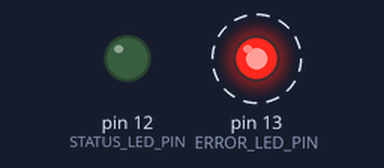
This sketch was run on a simulated Arduino Uno, built with avr-gcc and run on an emulated ATmega328P. On the bench: output pins drawn as LEDs (lit = HIGH). Dashed ring = blinking. Pins used as bus, display or sensor lines are not drawn; what the sketch prints to the serial monitor is not drawn.

Above: at 1.14 s.
Timing chart, 0 to 4.1 s (numbered marks = the images above):
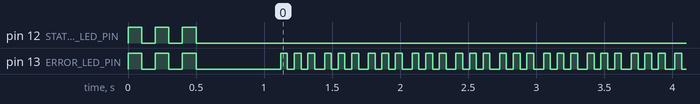

Measured:
- by itself, pin 13 (ERROR_LED_PIN): moves between LOW and HIGH, repeating every 21.3 s

The sketch:

sketch.ino
```cpp
/*******************************************************************************
 * LIN BUS MASTER - ARDUINO UNO R3
 *
 * Board: Arduino Uno R3 (ATmega328P)
 * Power: 5V Laboratory Supply (NOT 12V automotive)
 *
 * DESCRIPTION:
 * LIN bus master/commander that polls the RP2040 slave every 100ms for
 * steering wheel button and potentiometer data. Validates received data
 * and displays decoded values via Serial Monitor and status LEDs.
 *
 * LIN PROTOCOL BASICS:
 * ┌─────────────────────────────────────────────────────────────────────┐
 * │ Break Field  │ Sync │ PID  │ Data Bytes (1-8)        │ Checksum    │
 * │ 13+ bits LOW │ 0x55 │ 0x3C │ Button + ADC0 + ADC1    │ Modular Sum │
 * └─────────────────────────────────────────────────────────────────────┘
 *
 * TIMING DIAGRAM:
 * Master:  |<---- BREAK ---->|SYNC|PID |
 *          |_________________|0x55|0x3C|
 *          └─ 13 bits = 676µs min @ 19200 baud
 *
 * Slave:                              |BTN|ADC0_H|ADC0_L|ADC1_H|ADC1_L|CHK|
 *
 * MCP2003 LIN TRANSCEIVER CONNECTIONS (CORRECTED PINOUT):
 * ┌─────────────────────────────────────────────────────────────────────┐
 * │ MCP2003 Pin │ Function │ Arduino Connection                         │
 * ├─────────────┼──────────┼────────────────────────────────────────────┤
 * │ Pin 1 (RXD) │ Receive  │ Pin 0 (RX) + 5kΩ pull-up to 5V            │
 * │ Pin 2 (CS)  │ Chip Sel │ Pin 2 + 5kΩ pull-up to 5V (keep HIGH)     │
 * │ Pin 3 (WAKE)│ Wake-up  │ Not connected (optional)                   │
 * │ Pin 4 (TXD) │ Transmit │ Pin 1 (TX)                                 │
 * │ Pin 5 (VSS) │ Ground   │ GND                                        │
 * │ Pin 6 (LBUS)│ LIN Bus  │ To RP2040 MCP2003 LBUS                     │
 * │             │          │ + 1kΩ termination resistor to GND          │
 * │             │          │ + 100nF capacitor to GND                   │
 * │ Pin 7 (VBB) │ Battery  │ 5V (laboratory power supply)               │
 * │ Pin 8 (VREN)│ VReg En  │ 5V or leave floating                       │
 * └─────────────┴──────────┴────────────────────────────────────────────┘
 *
 * STATUS INDICATORS:
 * - Pin 12 (Status LED): Toggles on each valid frame received
 * - Pin 13 (Error LED): Blinks on LIN errors (timeout, checksum fail)
 *
 * SERIAL OUTPUT (115200 baud when USB connected):
 * - Button states: "BTN: [1][2][3][4][5][6][7]"
 * - ADC0: Raw value (0-4095) and percentage (0-100%)
 * - ADC1: Raw value (0-4095) and percentage (0-100%)
 *
 * NOTE: Serial debugging conflicts with LIN on pins 0/1!
 * - For initial testing WITH USB: Serial output works but LIN may be unreliable
 * - For production WITHOUT USB: LIN works perfectly, use LED patterns for status
 *
 * 5V LABORATORY POWER SETUP:
 * - Arduino powered via USB or external 5V to VIN/5V pin
 * - MCP2003 VBB powered by same 5V source
 * - This setup is safe for prototyping
 * - Later upgrade to 12V: Add DC-DC converter (12V → 5V) before MCP2003 VBB
 *
 * Author: Claude Code
 * Date: 2026-02-12
 * Version: 2.0 (5V Lab Setup with corrected MCP2003 pinout)
 ******************************************************************************/

// ============================================================================
// PIN DEFINITIONS
// ============================================================================
#define LIN_CS_PIN        2     // Chip Select → MCP2003 Pin 2 (CS)
#define STATUS_LED_PIN    12    // Status LED (toggles on valid frames)
#define ERROR_LED_PIN     13    // Error LED (blinks on errors)

// Note: Pins 0 and 1 are used by hardware Serial for LIN communication
// Pin 0 (RX) ← MCP2003 Pin 1 (RXD)
// Pin 1 (TX) → MCP2003 Pin 4 (TXD)

// ============================================================================
// LIN PROTOCOL CONSTANTS
// ============================================================================
#define LIN_BAUD_RATE     19200           // Standard LIN baud rate
#define LIN_FRAME_ID      0x3C            // Protected ID for input request
#define LIN_SYNC_BYTE     0x55            // Standard LIN sync byte
#define LIN_BREAK_BITS    13              // Break field duration (bits)

// ============================================================================
// TIMING CONSTANTS
// ============================================================================
#define POLL_INTERVAL     100             // Poll slave every 100ms
#define RESPONSE_TIMEOUT  20              // Wait up to 20ms for slave response
#define BREAK_DURATION    700             // Break field: 700µs (13 bits @ 19200 = 677µs)

// ============================================================================
// DATA STRUCTURE
// ============================================================================
struct SteeringData {
  uint8_t buttons;                        // 7 button states (bits 0-6)
  uint16_t pot1;                          // 12-bit ADC value (0-4095)
  uint16_t pot2;                          // 12-bit ADC value (0-4095)
  bool valid;                             // Data validity flag
};

SteeringData currentData = {0, 0, 0, false};

// ============================================================================
// GLOBAL VARIABLES
// ============================================================================
unsigned long lastPollTime = 0;
bool statusLedState = false;

/*******************************************************************************
 * SETUP - Initialize hardware and peripherals
 ******************************************************************************/
void setup() {
  // Initialize hardware Serial for LIN communication
  Serial.begin(LIN_BAUD_RATE);

  // Configure LIN CS pin - keep HIGH to enable MCP2003
  pinMode(LIN_CS_PIN, OUTPUT);
  digitalWrite(LIN_CS_PIN, HIGH);

  // Configure status LEDs
  pinMode(STATUS_LED_PIN, OUTPUT);
  pinMode(ERROR_LED_PIN, OUTPUT);
  digitalWrite(STATUS_LED_PIN, LOW);
  digitalWrite(ERROR_LED_PIN, LOW);

  // Startup sequence: Blink both LEDs 3 times
  for (int i = 0; i < 3; i++) {
    digitalWrite(STATUS_LED_PIN, HIGH);
    digitalWrite(ERROR_LED_PIN, HIGH);
    delay(100);
    digitalWrite(STATUS_LED_PIN, LOW);
    digitalWrite(ERROR_LED_PIN, LOW);
    delay(100);
  }

  delay(500);  // Allow MCP2003 to stabilize

  // NOTE: Serial.println() will interfere with LIN on pins 0/1!
  // Uncomment for initial testing with USB, comment out for production
  // Serial.end();
  // Serial.begin(115200);  // Switch to debug baud rate
  // Serial.println(F("=== LIN BUS MASTER ==="));
  // Serial.println(F("Arduino Uno @ 5V Lab Supply"));
  // Serial.println(F("Polling RP2040 slave every 100ms..."));
}

/*******************************************************************************
 * MAIN LOOP
 ******************************************************************************/
void loop() {
  // Poll slave at regular intervals
  if (millis() - lastPollTime >= POLL_INTERVAL) {
    lastPollTime = millis();

    // Request data from slave
    if (requestSlaveData()) {
      // Data received successfully - toggle status LED
      statusLedState = !statusLedState;
      digitalWrite(STATUS_LED_PIN, statusLedState);

      // Print data to Serial Monitor (if USB connected)
      printSteeringData();
    } else {
      // Error occurred - blink error LED
      blinkErrorLED();
    }
  }
}

/*******************************************************************************
 * REQUEST SLAVE DATA - Send LIN header and receive slave response
 *
 * LIN Frame Sequence:
 * 1. Send BREAK field (13 bits LOW = 676µs minimum)
 * 2. Send SYNC byte (0x55)
 * 3. Send PID (0x3C)
 * 4. Wait for slave response (6 bytes)
 * 5. Validate checksum
 * 6. Parse data
 *
 * Returns: true if valid data received, false on error
 ******************************************************************************/
bool requestSlaveData() {
  // Clear any stale data from serial buffer
  while (Serial.available()) {
    Serial.read();
  }

  // Step 1: Send LIN BREAK field
  sendBreakField();

  // Step 2: Send SYNC byte
  Serial.write(LIN_SYNC_BYTE);

  // Step 3: Send PID (Protected ID)
  Serial.write(LIN_FRAME_ID);

  // Step 4: Wait for slave response (6 bytes expected)
  uint8_t response[6];
  unsigned long timeout = millis();

  for (int i = 0; i < 6; i++) {
    // Wait for byte with timeout
    while (!Serial.available()) {
      if (millis() - timeout > RESPONSE_TIMEOUT) {
        currentData.valid = false;
        return false;  // Timeout error
      }
    }
    response[i] = Serial.read();
  }

  // Step 5: Validate checksum
  uint8_t calculatedChecksum = calculateChecksum(response, 5);
  if (response[5] != calculatedChecksum) {
    currentData.valid = false;
    return false;  // Checksum error
  }

  // Step 6: Parse response data
  parseResponse(response);
  currentData.valid = true;

  return true;
}

/*******************************************************************************
 * SEND BREAK FIELD - Generate LIN break (13 bits LOW)
 *
 * LIN Break Field Requirements:
 * - Duration: 13+ bit times LOW
 * - At 19200 baud: 1 bit = 52.08µs, so 13 bits = 676.04µs minimum
 * - We use 700µs for safety margin
 *
 * Implementation:
 * - Switch to 9600 baud (half speed)
 * - Send 0x00 (10 bits: start + 8 data + stop)
 * - At 9600 baud, 10 bits = 1.04ms ≈ 20 bits @ 19200 baud
 * - This creates a sufficiently long break field
 * - Restore 19200 baud for normal communication
 ******************************************************************************/
void sendBreakField() {
  Serial.end();                 // Close serial
  Serial.begin(9600);           // Switch to half speed
  Serial.write(0x00);           // Send null byte (creates extended LOW)
  Serial.flush();               // Wait for transmission complete
  Serial.end();                 // Close serial
  Serial.begin(LIN_BAUD_RATE);  // Restore normal baud rate
  delayMicroseconds(200);       // Small delay for stability
}

/*******************************************************************************
 * PARSE RESPONSE - Extract button states and ADC values
 *
 * Frame format (6 bytes):
 * ┌─────────┬──────────┬──────────┬──────────┬──────────┬──────────┐
 * │ Byte 0  │ Byte 1   │ Byte 2   │ Byte 3   │ Byte 4   │ Byte 5   │
 * │ Buttons │ ADC0_MSB │ ADC0_LSB │ ADC1_MSB │ ADC1_LSB │ Checksum │
 * └─────────┴──────────┴──────────┴──────────┴──────────┴──────────┘
 *
 * Button byte: Bits 0-6 = Buttons 1-7 (1=pressed, 0=released)
 * ADC values: 12-bit (0-4095) split into MSB (8 bits) + LSB (4 bits)
 ******************************************************************************/
void parseResponse(uint8_t* data) {
  // Extract button states (7 bits)
  currentData.buttons = data[0] & 0x7F;

  // Reconstruct ADC0 (12-bit: MSB + LSB)
  currentData.pot1 = ((uint16_t)data[1] << 4) | ((data[2] >> 4) & 0x0F);

  // Reconstruct ADC1 (12-bit: MSB + LSB)
  currentData.pot2 = ((uint16_t)data[3] << 4) | ((data[4] >> 4) & 0x0F);
}

/*******************************************************************************
 * CALCULATE CHECKSUM - Simple modular sum
 *
 * Checksum = (Sum of all data bytes) % 256
 * Matches RP2040 slave checksum algorithm
 ******************************************************************************/
uint8_t calculateChecksum(uint8_t* data, uint8_t length) {
  uint16_t sum = 0;
  for (uint8_t i = 0; i < length; i++) {
    sum += data[i];
  }
  return sum & 0xFF;  // Keep lower 8 bits
}

/*******************************************************************************
 * PRINT STEERING DATA - Output decoded values to Serial Monitor
 *
 * NOTE: This function uses Serial which conflicts with LIN on pins 0/1!
 * - Comment out this function for production (LIN-only operation)
 * - Uncomment for initial testing with USB connected
 ******************************************************************************/
void printSteeringData() {
  // Uncomment the following lines for Serial debugging:
  /*
  // Print button states
  Serial.print(F("BTN: "));
  for (int i = 0; i < 7; i++) {
    if (currentData.buttons & (1 << i)) {
      Serial.print(F("["));
      Serial.print(i + 1);
      Serial.print(F("]"));
    } else {
      Serial.print(F("[ ]"));
    }
  }

  // Print ADC0 (raw value and percentage)
  Serial.print(F(" | POT1: "));
  Serial.print(currentData.pot1);
  Serial.print(F(" ("));
  Serial.print(map(currentData.pot1, 0, 4095, 0, 100));
  Serial.print(F("%)"));

  // Print ADC1 (raw value and percentage)
  Serial.print(F(" | POT2: "));
  Serial.print(currentData.pot2);
  Serial.print(F(" ("));
  Serial.print(map(currentData.pot2, 0, 4095, 0, 100));
  Serial.println(F("%)"));
  */
}

/*******************************************************************************
 * BLINK ERROR LED - Indicate LIN communication error
 *
 * Error types:
 * - Timeout: Slave not responding
 * - Checksum mismatch: Data corruption
 *
 * LED pattern: 3 quick blinks
 ******************************************************************************/
void blinkErrorLED() {
  for (int i = 0; i < 3; i++) {
    digitalWrite(ERROR_LED_PIN, HIGH);
    delay(50);
    digitalWrite(ERROR_LED_PIN, LOW);
    delay(50);
  }
}

/*******************************************************************************
 * UTILITY FUNCTIONS - Access current data
 ******************************************************************************/

// Check if specific button is pressed (1-7)
bool isButtonPressed(uint8_t buttonNum) {
  if (buttonNum < 1 || buttonNum > 7) return false;
  return (currentData.buttons & (1 << (buttonNum - 1))) != 0;
}

// Get potentiometer value (0-4095)
uint16_t getPotValue(uint8_t potNum) {
  if (potNum == 1) return currentData.pot1;
  if (potNum == 2) return currentData.pot2;
  return 0;
}

// Get potentiometer percentage (0-100%)
uint8_t getPotPercent(uint8_t potNum) {
  uint16_t value = getPotValue(potNum);
  return map(value, 0, 4095, 0, 100);
}

// Check if data is valid
bool isDataValid() {
  return currentData.valid;
}
```
